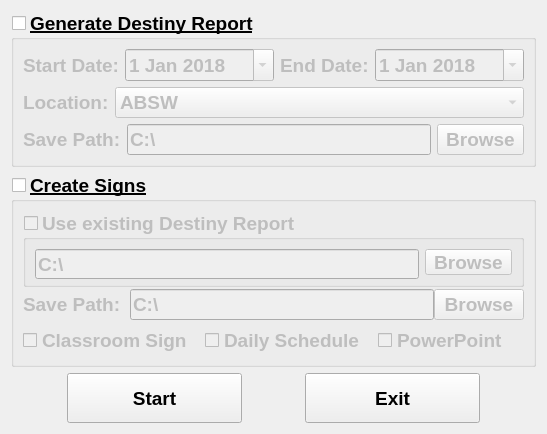
<?xml version="1.0" encoding="UTF-8"?>
<ui version="4.0">
 <class>mainWindow</class>
 <widget class="QWidget" name="mainWindow">
  <property name="windowModality">
   <enum>Qt::NonModal</enum>
  </property>
  <property name="enabled">
   <bool>true</bool>
  </property>
  <property name="geometry">
   <rect>
    <x>0</x>
    <y>0</y>
    <width>547</width>
    <height>425</height>
   </rect>
  </property>
  <property name="sizePolicy">
   <sizepolicy hsizetype="Maximum" vsizetype="Maximum">
    <horstretch>0</horstretch>
    <verstretch>0</verstretch>
   </sizepolicy>
  </property>
  <property name="baseSize">
   <size>
    <width>430</width>
    <height>400</height>
   </size>
  </property>
  <property name="windowTitle">
   <string>Auto Schedule</string>
  </property>
  <layout class="QVBoxLayout" name="mainWindowLayout">
   <item>
    <widget class="QGroupBox" name="genReportBox">
     <property name="sizePolicy">
      <sizepolicy hsizetype="Expanding" vsizetype="MinimumExpanding">
       <horstretch>0</horstretch>
       <verstretch>0</verstretch>
      </sizepolicy>
     </property>
     <property name="font">
      <font>
       <family>Tahoma</family>
       <pointsize>14</pointsize>
       <weight>75</weight>
       <italic>false</italic>
       <bold>true</bold>
       <underline>true</underline>
      </font>
     </property>
     <property name="title">
      <string>Generate Destiny Report</string>
     </property>
     <property name="checkable">
      <bool>true</bool>
     </property>
     <property name="checked">
      <bool>false</bool>
     </property>
     <layout class="QVBoxLayout" name="genReportLayout">
      <property name="sizeConstraint">
       <enum>QLayout::SetDefaultConstraint</enum>
      </property>
      <item>
       <layout class="QHBoxLayout" name="dateLayout">
        <property name="sizeConstraint">
         <enum>QLayout::SetDefaultConstraint</enum>
        </property>
        <item>
         <widget class="QLabel" name="startDateLabel">
          <property name="sizePolicy">
           <sizepolicy hsizetype="Minimum" vsizetype="Minimum">
            <horstretch>0</horstretch>
            <verstretch>0</verstretch>
           </sizepolicy>
          </property>
          <property name="font">
           <font>
            <family>Tahoma</family>
            <pointsize>14</pointsize>
            <weight>75</weight>
            <italic>false</italic>
            <bold>true</bold>
            <underline>false</underline>
           </font>
          </property>
          <property name="text">
           <string>Start Date:</string>
          </property>
         </widget>
        </item>
        <item>
         <widget class="QDateEdit" name="selectStartDate">
          <property name="sizePolicy">
           <sizepolicy hsizetype="MinimumExpanding" vsizetype="Minimum">
            <horstretch>0</horstretch>
            <verstretch>0</verstretch>
           </sizepolicy>
          </property>
          <property name="font">
           <font>
            <family>Tahoma</family>
            <pointsize>14</pointsize>
            <weight>75</weight>
            <italic>false</italic>
            <bold>true</bold>
            <underline>false</underline>
           </font>
          </property>
          <property name="frame">
           <bool>true</bool>
          </property>
          <property name="readOnly">
           <bool>false</bool>
          </property>
          <property name="showGroupSeparator" stdset="0">
           <bool>false</bool>
          </property>
          <property name="calendarPopup">
           <bool>true</bool>
          </property>
          <property name="date">
           <date>
            <year>2018</year>
            <month>1</month>
            <day>1</day>
           </date>
          </property>
         </widget>
        </item>
        <item>
         <widget class="QLabel" name="endDateLabel">
          <property name="sizePolicy">
           <sizepolicy hsizetype="Minimum" vsizetype="Minimum">
            <horstretch>0</horstretch>
            <verstretch>0</verstretch>
           </sizepolicy>
          </property>
          <property name="font">
           <font>
            <family>Tahoma</family>
            <pointsize>14</pointsize>
            <weight>75</weight>
            <italic>false</italic>
            <bold>true</bold>
            <underline>false</underline>
           </font>
          </property>
          <property name="text">
           <string>End Date:</string>
          </property>
         </widget>
        </item>
        <item>
         <widget class="QDateEdit" name="selectEndDate">
          <property name="sizePolicy">
           <sizepolicy hsizetype="MinimumExpanding" vsizetype="Minimum">
            <horstretch>0</horstretch>
            <verstretch>0</verstretch>
           </sizepolicy>
          </property>
          <property name="font">
           <font>
            <family>Tahoma</family>
            <pointsize>14</pointsize>
            <weight>75</weight>
            <italic>false</italic>
            <bold>true</bold>
            <underline>false</underline>
           </font>
          </property>
          <property name="focusPolicy">
           <enum>Qt::WheelFocus</enum>
          </property>
          <property name="readOnly">
           <bool>false</bool>
          </property>
          <property name="calendarPopup">
           <bool>true</bool>
          </property>
          <property name="date">
           <date>
            <year>2018</year>
            <month>1</month>
            <day>1</day>
           </date>
          </property>
         </widget>
        </item>
       </layout>
      </item>
      <item>
       <layout class="QHBoxLayout" name="locationLayout">
        <item>
         <widget class="QLabel" name="locationLabel">
          <property name="sizePolicy">
           <sizepolicy hsizetype="Minimum" vsizetype="Minimum">
            <horstretch>0</horstretch>
            <verstretch>0</verstretch>
           </sizepolicy>
          </property>
          <property name="font">
           <font>
            <family>Tahoma</family>
            <pointsize>14</pointsize>
            <weight>75</weight>
            <italic>false</italic>
            <bold>true</bold>
            <underline>false</underline>
           </font>
          </property>
          <property name="text">
           <string>Location:</string>
          </property>
         </widget>
        </item>
        <item>
         <widget class="QComboBox" name="selectLocation">
          <property name="sizePolicy">
           <sizepolicy hsizetype="MinimumExpanding" vsizetype="Minimum">
            <horstretch>0</horstretch>
            <verstretch>0</verstretch>
           </sizepolicy>
          </property>
          <property name="font">
           <font>
            <family>Tahoma</family>
            <pointsize>14</pointsize>
            <weight>75</weight>
            <italic>false</italic>
            <bold>true</bold>
            <underline>false</underline>
           </font>
          </property>
          <property name="editable">
           <bool>false</bool>
          </property>
          <item>
           <property name="text">
            <string>ABSW</string>
           </property>
          </item>
          <item>
           <property name="text">
            <string>Belmont</string>
           </property>
          </item>
          <item>
           <property name="text">
            <string>Golden Bear Center</string>
           </property>
          </item>
          <item>
           <property name="text">
            <string>San Francisco Center</string>
           </property>
          </item>
         </widget>
        </item>
       </layout>
      </item>
      <item>
       <layout class="QHBoxLayout" name="saveReportPathLayout">
        <item>
         <widget class="QLabel" name="saveReportPathLabel">
          <property name="sizePolicy">
           <sizepolicy hsizetype="Minimum" vsizetype="Minimum">
            <horstretch>0</horstretch>
            <verstretch>0</verstretch>
           </sizepolicy>
          </property>
          <property name="font">
           <font>
            <family>Tahoma</family>
            <pointsize>14</pointsize>
            <weight>75</weight>
            <italic>false</italic>
            <bold>true</bold>
            <underline>false</underline>
           </font>
          </property>
          <property name="text">
           <string>Save Path:</string>
          </property>
         </widget>
        </item>
        <item>
         <widget class="QLineEdit" name="selectSaveReportPath">
          <property name="sizePolicy">
           <sizepolicy hsizetype="MinimumExpanding" vsizetype="Minimum">
            <horstretch>0</horstretch>
            <verstretch>0</verstretch>
           </sizepolicy>
          </property>
          <property name="font">
           <font>
            <family>Tahoma</family>
            <pointsize>14</pointsize>
            <weight>75</weight>
            <italic>false</italic>
            <bold>true</bold>
            <underline>false</underline>
           </font>
          </property>
          <property name="text">
           <string>C:\</string>
          </property>
          <property name="readOnly">
           <bool>true</bool>
          </property>
         </widget>
        </item>
        <item>
         <widget class="QToolButton" name="browseSaveReportButton">
          <property name="sizePolicy">
           <sizepolicy hsizetype="Minimum" vsizetype="Minimum">
            <horstretch>0</horstretch>
            <verstretch>0</verstretch>
           </sizepolicy>
          </property>
          <property name="font">
           <font>
            <family>Tahoma</family>
            <pointsize>14</pointsize>
            <weight>75</weight>
            <italic>false</italic>
            <bold>true</bold>
            <underline>false</underline>
           </font>
          </property>
          <property name="text">
           <string>Browse</string>
          </property>
          <property name="checkable">
           <bool>false</bool>
          </property>
          <property name="popupMode">
           <enum>QToolButton::InstantPopup</enum>
          </property>
          <property name="toolButtonStyle">
           <enum>Qt::ToolButtonTextOnly</enum>
          </property>
         </widget>
        </item>
       </layout>
      </item>
     </layout>
    </widget>
   </item>
   <item>
    <widget class="QGroupBox" name="createSignsBox">
     <property name="enabled">
      <bool>true</bool>
     </property>
     <property name="sizePolicy">
      <sizepolicy hsizetype="Expanding" vsizetype="MinimumExpanding">
       <horstretch>0</horstretch>
       <verstretch>0</verstretch>
      </sizepolicy>
     </property>
     <property name="minimumSize">
      <size>
       <width>150</width>
       <height>194</height>
      </size>
     </property>
     <property name="font">
      <font>
       <family>Tahoma</family>
       <pointsize>14</pointsize>
       <weight>75</weight>
       <italic>false</italic>
       <bold>true</bold>
       <underline>true</underline>
      </font>
     </property>
     <property name="title">
      <string>Create Signs</string>
     </property>
     <property name="checkable">
      <bool>true</bool>
     </property>
     <property name="checked">
      <bool>false</bool>
     </property>
     <layout class="QVBoxLayout" name="createSignsBoxLayout">
      <item>
       <widget class="QGroupBox" name="useExistingReportBox">
        <property name="sizePolicy">
         <sizepolicy hsizetype="MinimumExpanding" vsizetype="Minimum">
          <horstretch>0</horstretch>
          <verstretch>0</verstretch>
         </sizepolicy>
        </property>
        <property name="minimumSize">
         <size>
          <width>0</width>
          <height>76</height>
         </size>
        </property>
        <property name="font">
         <font>
          <family>Tahoma</family>
          <pointsize>14</pointsize>
          <weight>75</weight>
          <italic>false</italic>
          <bold>true</bold>
          <underline>false</underline>
         </font>
        </property>
        <property name="title">
         <string>Use existing Destiny Report</string>
        </property>
        <property name="checkable">
         <bool>true</bool>
        </property>
        <property name="checked">
         <bool>false</bool>
        </property>
        <layout class="QVBoxLayout" name="useExistingReportLayout">
         <item>
          <layout class="QHBoxLayout" name="browseExistingReportLayout">
           <item>
            <widget class="QLineEdit" name="selectExistingReportPath">
             <property name="sizePolicy">
              <sizepolicy hsizetype="MinimumExpanding" vsizetype="Minimum">
               <horstretch>0</horstretch>
               <verstretch>0</verstretch>
              </sizepolicy>
             </property>
             <property name="minimumSize">
              <size>
               <width>0</width>
               <height>30</height>
              </size>
             </property>
             <property name="font">
              <font>
               <family>Tahoma</family>
               <pointsize>14</pointsize>
               <weight>75</weight>
               <italic>false</italic>
               <bold>true</bold>
              </font>
             </property>
             <property name="text">
              <string>C:\</string>
             </property>
             <property name="readOnly">
              <bool>true</bool>
             </property>
            </widget>
           </item>
           <item>
            <widget class="QToolButton" name="browseExistingReportButton">
             <property name="sizePolicy">
              <sizepolicy hsizetype="Minimum" vsizetype="Minimum">
               <horstretch>0</horstretch>
               <verstretch>0</verstretch>
              </sizepolicy>
             </property>
             <property name="font">
              <font>
               <family>Tahoma</family>
               <pointsize>14</pointsize>
               <weight>75</weight>
               <italic>false</italic>
               <bold>true</bold>
              </font>
             </property>
             <property name="text">
              <string>Browse</string>
             </property>
             <property name="popupMode">
              <enum>QToolButton::InstantPopup</enum>
             </property>
             <property name="toolButtonStyle">
              <enum>Qt::ToolButtonTextOnly</enum>
             </property>
             <property name="autoRaise">
              <bool>false</bool>
             </property>
             <property name="arrowType">
              <enum>Qt::NoArrow</enum>
             </property>
            </widget>
           </item>
          </layout>
         </item>
        </layout>
       </widget>
      </item>
      <item>
       <layout class="QHBoxLayout" name="saveSignsPathLayout">
        <item>
         <widget class="QLabel" name="saveSignsPathLabel">
          <property name="sizePolicy">
           <sizepolicy hsizetype="Minimum" vsizetype="Minimum">
            <horstretch>0</horstretch>
            <verstretch>0</verstretch>
           </sizepolicy>
          </property>
          <property name="minimumSize">
           <size>
            <width>101</width>
            <height>0</height>
           </size>
          </property>
          <property name="font">
           <font>
            <family>Tahoma</family>
            <pointsize>14</pointsize>
            <weight>75</weight>
            <italic>false</italic>
            <bold>true</bold>
            <underline>false</underline>
           </font>
          </property>
          <property name="text">
           <string>Save Path:</string>
          </property>
         </widget>
        </item>
        <item>
         <widget class="QLineEdit" name="selectSaveSignsPath">
          <property name="sizePolicy">
           <sizepolicy hsizetype="MinimumExpanding" vsizetype="Minimum">
            <horstretch>0</horstretch>
            <verstretch>0</verstretch>
           </sizepolicy>
          </property>
          <property name="minimumSize">
           <size>
            <width>304</width>
            <height>0</height>
           </size>
          </property>
          <property name="font">
           <font>
            <family>Tahoma</family>
            <pointsize>14</pointsize>
            <weight>75</weight>
            <italic>false</italic>
            <bold>true</bold>
            <underline>false</underline>
           </font>
          </property>
          <property name="text">
           <string>C:\</string>
          </property>
          <property name="readOnly">
           <bool>true</bool>
          </property>
         </widget>
        </item>
        <item>
         <widget class="QToolButton" name="browseSaveSignsButton">
          <property name="sizePolicy">
           <sizepolicy hsizetype="Minimum" vsizetype="Minimum">
            <horstretch>0</horstretch>
            <verstretch>0</verstretch>
           </sizepolicy>
          </property>
          <property name="minimumSize">
           <size>
            <width>90</width>
            <height>0</height>
           </size>
          </property>
          <property name="font">
           <font>
            <family>Tahoma</family>
            <pointsize>14</pointsize>
            <weight>75</weight>
            <italic>false</italic>
            <bold>true</bold>
            <underline>false</underline>
           </font>
          </property>
          <property name="text">
           <string>Browse</string>
          </property>
          <property name="checkable">
           <bool>false</bool>
          </property>
          <property name="popupMode">
           <enum>QToolButton::InstantPopup</enum>
          </property>
          <property name="toolButtonStyle">
           <enum>Qt::ToolButtonTextOnly</enum>
          </property>
         </widget>
        </item>
       </layout>
      </item>
      <item>
       <layout class="QHBoxLayout" name="outputOptionsLayout">
        <property name="spacing">
         <number>12</number>
        </property>
        <item>
         <widget class="QCheckBox" name="classroomSignsCheckbox">
          <property name="sizePolicy">
           <sizepolicy hsizetype="Minimum" vsizetype="Minimum">
            <horstretch>0</horstretch>
            <verstretch>0</verstretch>
           </sizepolicy>
          </property>
          <property name="minimumSize">
           <size>
            <width>0</width>
            <height>0</height>
           </size>
          </property>
          <property name="font">
           <font>
            <family>Tahoma</family>
            <pointsize>14</pointsize>
            <weight>75</weight>
            <italic>false</italic>
            <bold>true</bold>
            <underline>false</underline>
           </font>
          </property>
          <property name="text">
           <string>Classroom Sign</string>
          </property>
          <property name="checked">
           <bool>false</bool>
          </property>
         </widget>
        </item>
        <item>
         <widget class="QCheckBox" name="dailyScheduleCheckbox">
          <property name="sizePolicy">
           <sizepolicy hsizetype="Minimum" vsizetype="Minimum">
            <horstretch>0</horstretch>
            <verstretch>0</verstretch>
           </sizepolicy>
          </property>
          <property name="minimumSize">
           <size>
            <width>0</width>
            <height>0</height>
           </size>
          </property>
          <property name="font">
           <font>
            <family>Tahoma</family>
            <pointsize>14</pointsize>
            <weight>75</weight>
            <italic>false</italic>
            <bold>true</bold>
            <underline>false</underline>
           </font>
          </property>
          <property name="text">
           <string>Daily Schedule</string>
          </property>
          <property name="checked">
           <bool>false</bool>
          </property>
         </widget>
        </item>
        <item>
         <widget class="QCheckBox" name="powerpointCheckbox">
          <property name="sizePolicy">
           <sizepolicy hsizetype="Minimum" vsizetype="Minimum">
            <horstretch>0</horstretch>
            <verstretch>0</verstretch>
           </sizepolicy>
          </property>
          <property name="minimumSize">
           <size>
            <width>0</width>
            <height>0</height>
           </size>
          </property>
          <property name="font">
           <font>
            <family>Tahoma</family>
            <pointsize>14</pointsize>
            <weight>75</weight>
            <italic>false</italic>
            <bold>true</bold>
            <underline>false</underline>
           </font>
          </property>
          <property name="text">
           <string>PowerPoint</string>
          </property>
          <property name="checked">
           <bool>false</bool>
          </property>
         </widget>
        </item>
       </layout>
      </item>
     </layout>
    </widget>
   </item>
   <item>
    <layout class="QHBoxLayout" name="startExitLayout">
     <property name="sizeConstraint">
      <enum>QLayout::SetDefaultConstraint</enum>
     </property>
     <item>
      <spacer name="horizontalSpacer_2">
       <property name="font">
        <font>
         <family>Tahoma</family>
         <pointsize>14</pointsize>
        </font>
       </property>
       <property name="orientation">
        <enum>Qt::Horizontal</enum>
       </property>
       <property name="sizeType">
        <enum>QSizePolicy::Expanding</enum>
       </property>
       <property name="sizeHint" stdset="0">
        <size>
         <width>40</width>
         <height>20</height>
        </size>
       </property>
      </spacer>
     </item>
     <item>
      <widget class="QPushButton" name="StartButton">
       <property name="sizePolicy">
        <sizepolicy hsizetype="MinimumExpanding" vsizetype="Minimum">
         <horstretch>0</horstretch>
         <verstretch>0</verstretch>
        </sizepolicy>
       </property>
       <property name="minimumSize">
        <size>
         <width>175</width>
         <height>50</height>
        </size>
       </property>
       <property name="font">
        <font>
         <family>Tahoma</family>
         <pointsize>14</pointsize>
         <weight>75</weight>
         <italic>false</italic>
         <bold>true</bold>
        </font>
       </property>
       <property name="text">
        <string>Start</string>
       </property>
      </widget>
     </item>
     <item>
      <spacer name="horizontalSpacer">
       <property name="font">
        <font>
         <family>Tahoma</family>
         <pointsize>14</pointsize>
         <weight>75</weight>
         <italic>false</italic>
         <bold>true</bold>
        </font>
       </property>
       <property name="orientation">
        <enum>Qt::Horizontal</enum>
       </property>
       <property name="sizeType">
        <enum>QSizePolicy::MinimumExpanding</enum>
       </property>
       <property name="sizeHint" stdset="0">
        <size>
         <width>40</width>
         <height>20</height>
        </size>
       </property>
      </spacer>
     </item>
     <item>
      <widget class="QPushButton" name="exitButton">
       <property name="sizePolicy">
        <sizepolicy hsizetype="MinimumExpanding" vsizetype="Minimum">
         <horstretch>0</horstretch>
         <verstretch>0</verstretch>
        </sizepolicy>
       </property>
       <property name="minimumSize">
        <size>
         <width>175</width>
         <height>50</height>
        </size>
       </property>
       <property name="font">
        <font>
         <family>Tahoma</family>
         <pointsize>14</pointsize>
         <weight>75</weight>
         <italic>false</italic>
         <bold>true</bold>
        </font>
       </property>
       <property name="text">
        <string>Exit</string>
       </property>
      </widget>
     </item>
     <item>
      <spacer name="horizontalSpacer_3">
       <property name="font">
        <font>
         <family>Tahoma</family>
         <pointsize>14</pointsize>
        </font>
       </property>
       <property name="orientation">
        <enum>Qt::Horizontal</enum>
       </property>
       <property name="sizeHint" stdset="0">
        <size>
         <width>40</width>
         <height>20</height>
        </size>
       </property>
      </spacer>
     </item>
    </layout>
   </item>
  </layout>
 </widget>
 <resources/>
 <connections/>
</ui>
